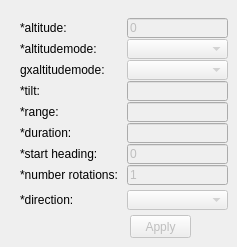
      <widget class="QWidget" name="tab_7">
       <attribute name="title">
        <string>Circle Around</string>
       </attribute>
       <attribute name="toolTip">
        <string>&lt;html&gt;&lt;head/&gt;&lt;body&gt;&lt;p&gt;The &amp;quot;Circle Around&amp;quot; visualization creates 1 (or more) full rotations around 1 point or a selection of points. If there is a selection of mulitple points, then Milk Machine will find the geometric centroid of those points and that location will be used for the &amp;lt;LookAt&amp;gt;. If only 1 point is selected Latitude and longitude will be automatically calculated (i.e. the x,y of the point).&lt;/p&gt;&lt;/body&gt;&lt;/html&gt;</string>
       </attribute>
       <widget class="QLineEdit" name="lineEdit__visualization_circle_range">
        <property name="enabled">
         <bool>false</bool>
        </property>
        <property name="geometry">
         <rect>
          <x>127</x>
          <y>102</y>
          <width>101</width>
          <height>20</height>
         </rect>
        </property>
        <property name="toolTip">
         <string>&lt;html&gt;&lt;head/&gt;&lt;body&gt;&lt;p&gt;Distance in meters from the point. Since the &amp;quot;Follow Behind&amp;quot; is following the sequence of points, the &amp;quot;range&amp;quot; is the distance between the camera and the point (or row in the table) that is corresponds to. This is the same as the &amp;quot;range&amp;quot; for a KML &amp;lt;LookAt&amp;gt;.&lt;/p&gt;&lt;p&gt;&lt;img src=&quot;:/plugins/milkmachine/lookat.png&quot;/&gt;&lt;/p&gt;&lt;/body&gt;&lt;/html&gt;</string>
        </property>
       </widget>
       <widget class="QLineEdit" name="lineEdit__visualization_circle_tilt">
        <property name="enabled">
         <bool>false</bool>
        </property>
        <property name="geometry">
         <rect>
          <x>127</x>
          <y>81</y>
          <width>101</width>
          <height>20</height>
         </rect>
        </property>
        <property name="toolTip">
         <string>&lt;html&gt;&lt;head/&gt;&lt;body&gt;&lt;p&gt;Rotation, in degrees, of the camera around the &lt;span style=&quot; font-style:italic;&quot;&gt;X&lt;/span&gt; axis. A value of 0 indicates that the view is aimed straight down toward the earth (the most common case). A value for 90 for &amp;lt;tilt&amp;gt; indicates that the view is aimed toward the horizon. Values greater than 90 indicate that the view is pointed up into the sky. Values for &amp;lt;tilt&amp;gt; are clamped at +180 degrees. &lt;/p&gt;&lt;p&gt;&lt;img src=&quot;:/plugins/milkmachine/lookat.png&quot;/&gt;&lt;/p&gt;&lt;/body&gt;&lt;/html&gt;</string>
        </property>
       </widget>
       <widget class="QLabel" name="label_53">
        <property name="geometry">
         <rect>
          <x>20</x>
          <y>18</y>
          <width>61</width>
          <height>20</height>
         </rect>
        </property>
        <property name="text">
         <string>*altitude:</string>
        </property>
       </widget>
       <widget class="QLabel" name="label_54">
        <property name="geometry">
         <rect>
          <x>20</x>
          <y>102</y>
          <width>41</width>
          <height>20</height>
         </rect>
        </property>
        <property name="text">
         <string>*range:</string>
        </property>
       </widget>
       <widget class="QComboBox" name="comboBox_circle_altitudemode">
        <property name="enabled">
         <bool>false</bool>
        </property>
        <property name="geometry">
         <rect>
          <x>127</x>
          <y>39</y>
          <width>101</width>
          <height>20</height>
         </rect>
        </property>
        <property name="toolTip">
         <string>&lt;html&gt;&lt;head/&gt;&lt;body&gt;&lt;p&gt;Specifies how the &amp;lt;altitude&amp;gt; specified for the Camera is interpreted. Possible values are as follows: &lt;/p&gt;&lt;ul style=&quot;margin-top: 0px; margin-bottom: 0px; margin-left: 0px; margin-right: 0px; -qt-list-indent: 1;&quot;&gt;&lt;li style=&quot; margin-top:0px; margin-bottom:0px; margin-left:0px; margin-right:0px; -qt-block-indent:0; text-indent:0px;&quot;&gt;&lt;span style=&quot; font-weight:600;&quot;&gt;relativeToModel&lt;/span&gt; - If the &amp;quot;model&amp;quot; field has an &amp;quot;altitude&amp;quot; tag, the the camera altitude can be set as the vertical distance from the model.&lt;/li&gt;&lt;/ul&gt;&lt;ul style=&quot;margin-top: 0px; margin-bottom: 0px; margin-left: 0px; margin-right: 0px; -qt-list-indent: 1;&quot;&gt;&lt;li style=&quot; margin-top:0px; margin-bottom:12px; margin-left:0px; margin-right:0px; -qt-block-indent:0; text-indent:0px;&quot;&gt;&lt;span style=&quot; font-weight:600;&quot;&gt;absolute &lt;/span&gt;- Interprets the &amp;lt;altitude&amp;gt; as a value in meters above sea level. &lt;/li&gt;&lt;/ul&gt;&lt;ul style=&quot;margin-top: 0px; margin-bottom: 0px; margin-left: 0px; margin-right: 0px; -qt-list-indent: 1;&quot;&gt;&lt;li style=&quot; margin-top:12px; margin-bottom:0px; margin-left:0px; margin-right:0px; -qt-block-indent:0; text-indent:0px;&quot;&gt;&lt;span style=&quot; font-weight:600;&quot;&gt;relativeToGround&lt;/span&gt; - (default) Interprets the &amp;lt;altitude&amp;gt; as a value in meters above the ground. If the point is over water, the &amp;lt;altitude&amp;gt; will be interpreted as a value in meters above sea level. See &lt;a href=&quot;https://developers.google.com/kml/documentation/kmlreference#gxaltitudemode&quot;&gt;&lt;span style=&quot; text-decoration: underline; color:#0000ff;&quot;&gt;&amp;lt;gx:altitudeMode&amp;gt;&lt;/span&gt;&lt;/a&gt; below to specify points relative to the sea floor. &lt;/li&gt;&lt;li style=&quot; margin-top:0px; margin-bottom:0px; margin-left:0px; margin-right:0px; -qt-block-indent:0; text-indent:0px;&quot;&gt;&lt;span style=&quot; font-weight:600;&quot;&gt;clampToGround &lt;/span&gt;- For a camera, this setting also places the camera &amp;quot;relativeToGround&amp;quot;, since putting the camera exactly at terrain height would mean that the eye would intersect the terrain (and the view would be blocked). &lt;/li&gt;&lt;/ul&gt;&lt;p&gt;&lt;img src=&quot;:/plugins/milkmachine/lookat.png&quot;/&gt;&lt;/p&gt;&lt;/body&gt;&lt;/html&gt;</string>
        </property>
       </widget>
       <widget class="QLabel" name="label_55">
        <property name="geometry">
         <rect>
          <x>20</x>
          <y>60</y>
          <width>91</width>
          <height>20</height>
         </rect>
        </property>
        <property name="text">
         <string>gxaltitudemode:</string>
        </property>
       </widget>
       <widget class="QLabel" name="label_56">
        <property name="geometry">
         <rect>
          <x>20</x>
          <y>81</y>
          <width>41</width>
          <height>20</height>
         </rect>
        </property>
        <property name="text">
         <string>*tilt:</string>
        </property>
       </widget>
       <widget class="QComboBox" name="comboBox_circle_gxaltitudemode">
        <property name="enabled">
         <bool>false</bool>
        </property>
        <property name="geometry">
         <rect>
          <x>127</x>
          <y>60</y>
          <width>101</width>
          <height>20</height>
         </rect>
        </property>
        <property name="toolTip">
         <string>&lt;html&gt;&lt;head/&gt;&lt;body&gt;&lt;p&gt;A KML extension in the &lt;a href=&quot;https://developers.google.com/kml/documentation/kmlreference#kmlextensions&quot;&gt;&lt;span style=&quot; text-decoration: underline; color:#0000ff;&quot;&gt;Google extension namespace&lt;/span&gt;&lt;/a&gt;, allowing altitudes relative to the sea floor. Values are: &lt;/p&gt;&lt;ul style=&quot;margin-top: 0px; margin-bottom: 0px; margin-left: 0px; margin-right: 0px; -qt-list-indent: 1;&quot;&gt;&lt;li style=&quot; margin-top:12px; margin-bottom:0px; margin-left:0px; margin-right:0px; -qt-block-indent:0; text-indent:0px;&quot;&gt;&lt;span style=&quot; font-weight:600;&quot;&gt;relativeToSeaFloor&lt;/span&gt; - Interprets the &amp;lt;altitude&amp;gt; as a value in meters above the sea floor. If the point is above land rather than sea, the &amp;lt;altitude&amp;gt; will be interpreted as being above the ground. &lt;/li&gt;&lt;li style=&quot; margin-top:0px; margin-bottom:12px; margin-left:0px; margin-right:0px; -qt-block-indent:0; text-indent:0px;&quot;&gt;&lt;span style=&quot; font-weight:600;&quot;&gt;clampToSeaFloor&lt;/span&gt; - The &amp;lt;altitude&amp;gt; specification is ignored, and the Camera will be positioned on the sea floor. If the point is on land rather than at sea, the Camera will be positioned on the ground. &lt;/li&gt;&lt;/ul&gt;&lt;p&gt;&lt;br/&gt;&lt;/p&gt;&lt;/body&gt;&lt;/html&gt;</string>
        </property>
       </widget>
       <widget class="QLineEdit" name="lineEdit_visualization_circle_altitude">
        <property name="enabled">
         <bool>false</bool>
        </property>
        <property name="geometry">
         <rect>
          <x>127</x>
          <y>18</y>
          <width>101</width>
          <height>20</height>
         </rect>
        </property>
        <property name="toolTip">
         <string>&lt;html&gt;&lt;head/&gt;&lt;body&gt;&lt;p&gt;Distance of the &amp;lt;LookAt&amp;gt; focal point to the Earth's surface.&lt;/p&gt;&lt;/body&gt;&lt;/html&gt;</string>
        </property>
        <property name="text">
         <string>0</string>
        </property>
       </widget>
       <widget class="QLabel" name="label_58">
        <property name="geometry">
         <rect>
          <x>20</x>
          <y>39</y>
          <width>81</width>
          <height>20</height>
         </rect>
        </property>
        <property name="text">
         <string>*altitudemode:</string>
        </property>
       </widget>
       <widget class="QPushButton" name="pushButton_circle_apply">
        <property name="enabled">
         <bool>false</bool>
        </property>
        <property name="geometry">
         <rect>
          <x>130</x>
          <y>215</y>
          <width>61</width>
          <height>23</height>
         </rect>
        </property>
        <property name="toolTip">
         <string>&lt;html&gt;&lt;head/&gt;&lt;body&gt;&lt;p&gt;Apply the &amp;quot;circle around&amp;quot; view changes to the active layer. &amp;quot;Tour Name&amp;quot; and &amp;quot;FlyTo mode apply to this tool. To roll back these edits, select &amp;quot;Cancel for selected layer&amp;quot; in the editor options.&lt;/p&gt;&lt;/body&gt;&lt;/html&gt;</string>
        </property>
        <property name="text">
         <string>Apply</string>
        </property>
        <property name="icon">
         <iconset resource="resources.qrc">
          <normaloff>:/plugins/milkmachine/triangle.png</normaloff>:/plugins/milkmachine/triangle.png</iconset>
        </property>
       </widget>
       <widget class="QLabel" name="label_59">
        <property name="geometry">
         <rect>
          <x>20</x>
          <y>144</y>
          <width>81</width>
          <height>20</height>
         </rect>
        </property>
        <property name="text">
         <string>*start heading:</string>
        </property>
       </widget>
       <widget class="QLineEdit" name="lineEdit__visualization_circle_start_heading">
        <property name="enabled">
         <bool>false</bool>
        </property>
        <property name="geometry">
         <rect>
          <x>127</x>
          <y>144</y>
          <width>101</width>
          <height>20</height>
         </rect>
        </property>
        <property name="toolTip">
         <string>&lt;html&gt;&lt;head/&gt;&lt;body&gt;&lt;p&gt;The start heading (degrees 0-360) of the circle around visualization. This will also be the heading where the circle around ends.&lt;/p&gt;&lt;/body&gt;&lt;/html&gt;</string>
        </property>
        <property name="text">
         <string>0</string>
        </property>
       </widget>
       <widget class="QLabel" name="label_60">
        <property name="geometry">
         <rect>
          <x>20</x>
          <y>123</y>
          <width>71</width>
          <height>20</height>
         </rect>
        </property>
        <property name="text">
         <string>*duration:</string>
        </property>
       </widget>
       <widget class="QLineEdit" name="lineEdit__visualization_circle_duration">
        <property name="enabled">
         <bool>false</bool>
        </property>
        <property name="geometry">
         <rect>
          <x>127</x>
          <y>123</y>
          <width>101</width>
          <height>20</height>
         </rect>
        </property>
        <property name="toolTip">
         <string>&lt;html&gt;&lt;head/&gt;&lt;body&gt;&lt;p&gt;Duration (seconds) of the circle around visualization.&lt;/p&gt;&lt;/body&gt;&lt;/html&gt;</string>
        </property>
       </widget>
       <widget class="QLineEdit" name="lineEdit__visualization_circle_rotations">
        <property name="enabled">
         <bool>false</bool>
        </property>
        <property name="geometry">
         <rect>
          <x>127</x>
          <y>165</y>
          <width>101</width>
          <height>20</height>
         </rect>
        </property>
        <property name="toolTip">
         <string>&lt;html&gt;&lt;head/&gt;&lt;body&gt;&lt;p&gt;Number (integer &amp;gt; 0) of &amp;quot;Circle Around&amp;quot; rotations. For example, 1 would yield 1 full rotation around the &amp;lt;LookAt&amp;gt; point. A value of 3 would yeild 3 rotations around the &amp;lt;LookAt&amp;gt; point.&lt;/p&gt;&lt;/body&gt;&lt;/html&gt;</string>
        </property>
        <property name="text">
         <string>1</string>
        </property>
       </widget>
       <widget class="QLabel" name="label_61">
        <property name="geometry">
         <rect>
          <x>20</x>
          <y>165</y>
          <width>101</width>
          <height>20</height>
         </rect>
        </property>
        <property name="text">
         <string>*number rotations:</string>
        </property>
       </widget>
       <widget class="QLabel" name="label_62">
        <property name="geometry">
         <rect>
          <x>20</x>
          <y>190</y>
          <width>101</width>
          <height>20</height>
         </rect>
        </property>
        <property name="text">
         <string>*direction:</string>
        </property>
       </widget>
       <widget class="QComboBox" name="comboBox_visualization_direction">
        <property name="enabled">
         <bool>false</bool>
        </property>
        <property name="geometry">
         <rect>
          <x>127</x>
          <y>190</y>
          <width>101</width>
          <height>20</height>
         </rect>
        </property>
        <property name="toolTip">
         <string>&lt;html&gt;&lt;head/&gt;&lt;body&gt;&lt;p&gt;Rotation direction of the circle around. clockwise or counterclockwise.&lt;/p&gt;&lt;/body&gt;&lt;/html&gt;</string>
        </property>
       </widget>
      </widget>
